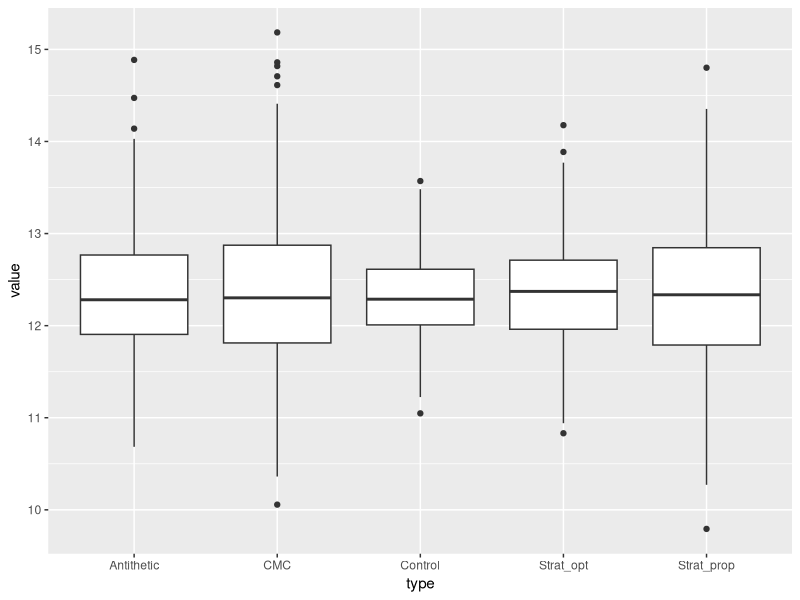
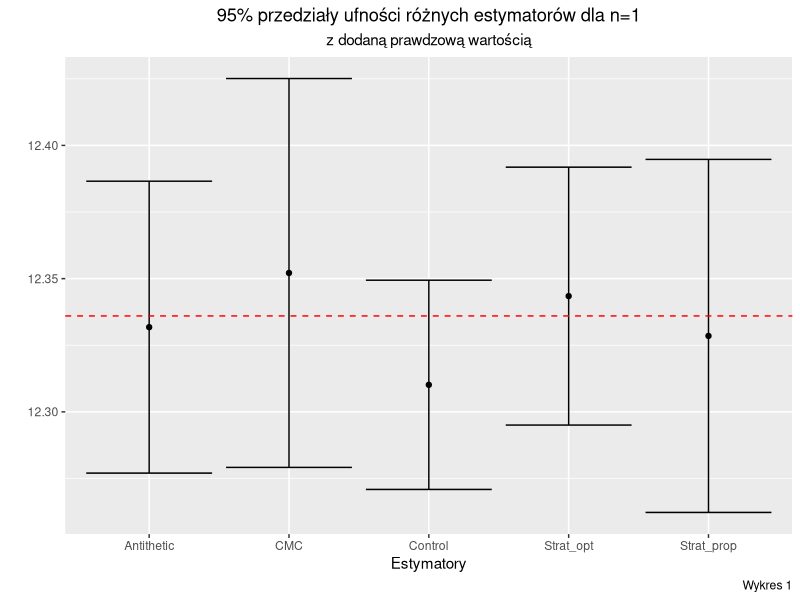
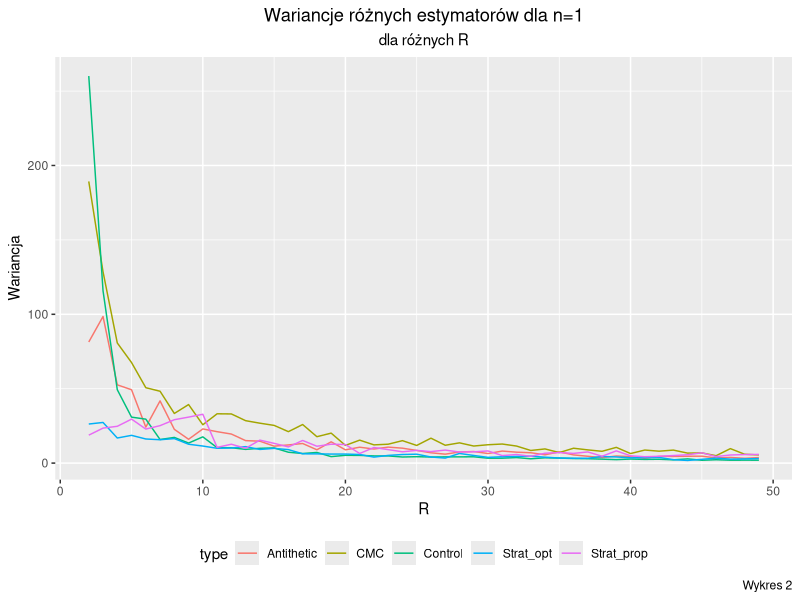
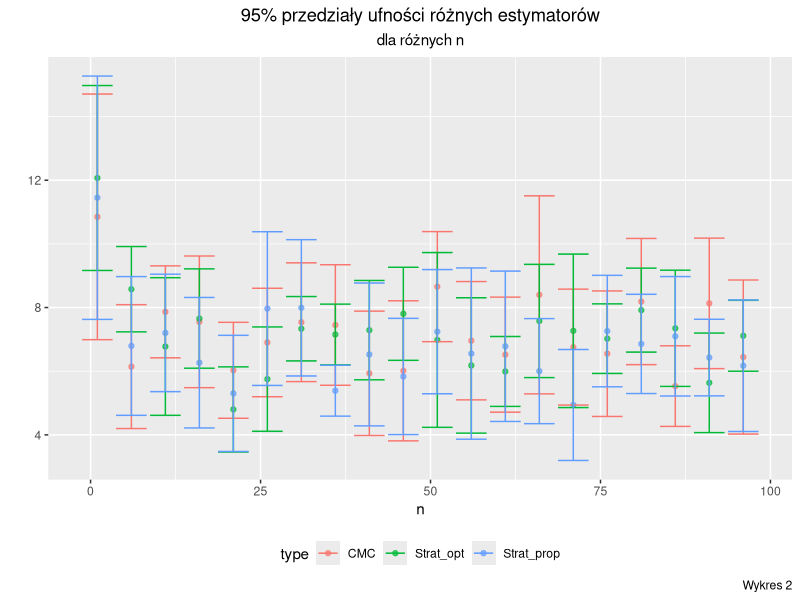
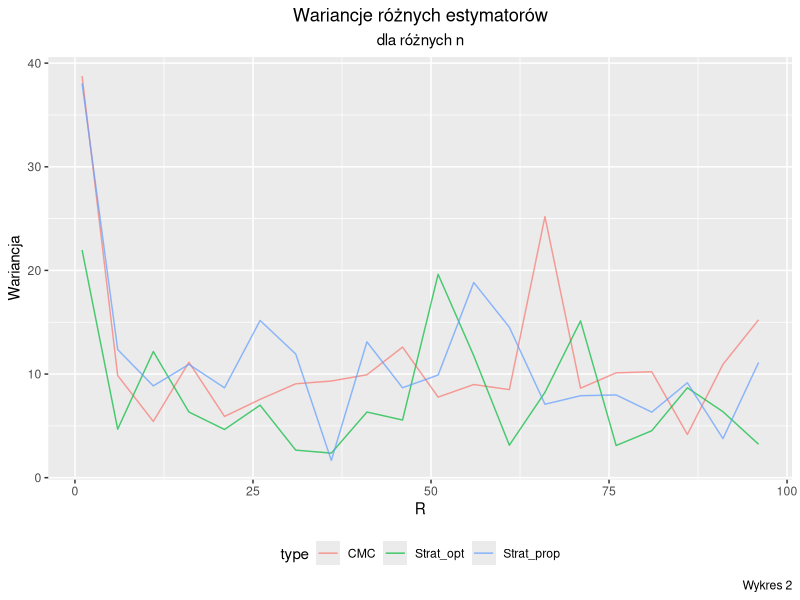
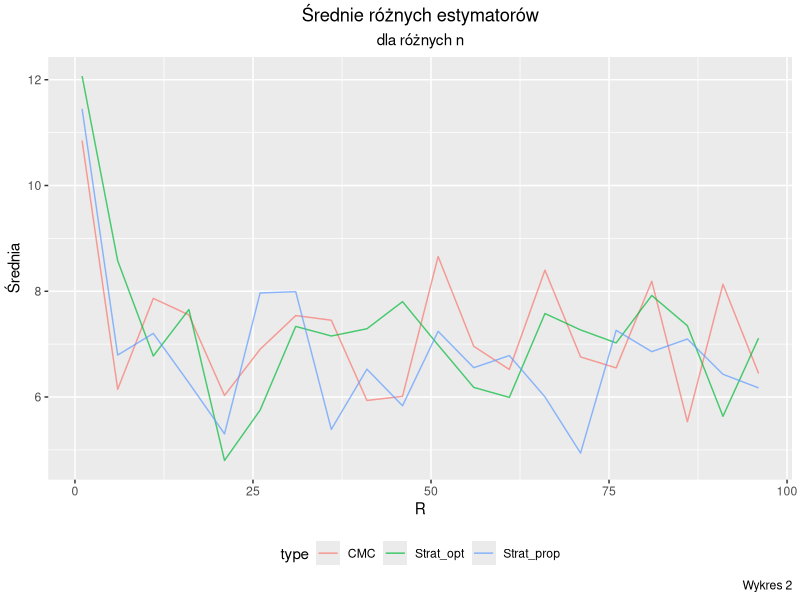

Generate these figures, in order, with R:
setwd("C:/Users/jaako/Desktop/studia/Monte Carlo/monte_carlo_2_proj")


library(ggplot2)
library(dplyr)

#black shoes formula
r <- 0.05
sigma<-0.25
S<-100
K<-100

d1<-1/sigma*(log(S/K)+r+sigma^2/2)
d2<-d1-sigma

BSF<-S*pnorm(d1)-K*exp(-r)*pnorm(d2)






#first plot 

df1 <- read.csv("data_n_1.csv",header = T)

df1$n<-as.factor(df1$n)
df1$R<-as.factor(df1$R)

#df1<-filter(df1, abs(value-12.5) <2.5)

ggplot(df1, aes(x=type, y=value )) + 
  geom_boxplot()


wyk1<-df1 %>%
  group_by(type)%>%
  summarise(variance = var(value),
            means =  mean(value),
            low = means-qnorm(1-0.05/2)*sqrt(variance/length(value)),
            up = means+qnorm(1-0.05/2)*sqrt(variance/length(value)))

wyk1<-data.frame(wyk1)


ggplot(wyk1, aes(x=type, y = means)) + geom_point() +  
  geom_errorbar(aes(ymin = low, ymax = up)) + 
  geom_hline(yintercept=BSF, linetype="dashed", color = "red")+
  theme(legend.position = "bottom",plot.title = element_text(hjust = 0.5),
        plot.subtitle = element_text(hjust = 0.5))+ 
  labs(title = "95% przedziały ufności różnych estymatorów dla n=1",
       subtitle = "z dodaną prawdzową wartością",
       x="Estymatory",y=" ",
       caption = "Wykres 1")



# second plot 

df22 <- read.csv("data_n_1_different_R2.csv",header = T)

wyk22<-df22 %>%
  group_by(type,R)%>%
  summarise(variance = var(value),
            means =  mean(value))

ggplot(wyk22,aes(x=R,y=variance,col = type))+geom_line()+
  theme(legend.position = "bottom",plot.title = element_text(hjust = 0.5),
        plot.subtitle = element_text(hjust = 0.5))+ 
  labs(title = "Wariancje różnych estymatorów dla n=1",
       subtitle = "dla różnych R",
       x="R",y="Wariancja",
       caption = "Wykres 2")

#third plot 
df3 <- read.csv("data_n_different.csv",header = T)

wyk3<-df3 %>%
  group_by(type,n)%>%
  summarise(variance = var(value),
            means =  mean(value),
            low = means-qnorm(1-0.05/2)*sqrt(variance/length(value)),
            up = means+qnorm(1-0.05/2)*sqrt(variance/length(value)))

wyk3<-data.frame(wyk3)

ggplot(wyk3, aes(x=n, y = means,col = type)) + geom_point(alpha = 0.7) +  
  geom_errorbar(aes(ymin = low, ymax = up))+
  theme(legend.position = "bottom",plot.title = element_text(hjust = 0.5),
        plot.subtitle = element_text(hjust = 0.5))+ 
  labs(title = "95% przedziały ufności różnych estymatorów",
       subtitle = "dla różnych n",
       x="n",y="",
       caption = "Wykres 2")

ggplot(wyk3,aes(x=n,y=variance,col = type))+geom_line(alpha = 0.7)+
  theme(legend.position = "bottom",plot.title = element_text(hjust = 0.5),
        plot.subtitle = element_text(hjust = 0.5))+ 
  labs(title = "Wariancje różnych estymatorów",
       subtitle = "dla różnych n",
       x="R",y="Wariancja",
       caption = "Wykres 2")


ggplot(wyk3,aes(x=n,y=means,col = type))+geom_line(alpha = 0.7)+
  theme(legend.position = "bottom",plot.title = element_text(hjust = 0.5),
        plot.subtitle = element_text(hjust = 0.5))+ 
  labs(title = "Średnie różnych estymatorów",
       subtitle = "dla różnych n",
       x="R",y="Średnia",
       caption = "Wykres 2")


df2 <- read.csv("data_n_1_different_R.csv",header = T)
View(df2)

